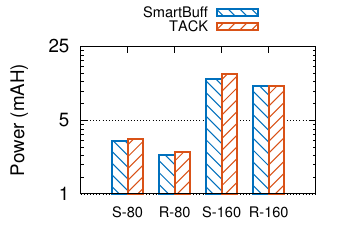

This figure's gnuplot source:
call "../../gnuplot_header.gp" plot .7

set style data histogram
set style histogram cluster gap 1
set style fill pattern 4 border
set ytics 5
set yrange [:25]

# set style histogram errorbars linewidth 2

# 95: 1.96
coe=1.96*(1/sqrt(50))


set key above vertical
# set key left top vertical 

set logscale y

set xtics ("S-80" 0, "R-80" 1, "S-160" 2, "R-160" 3)
set grid y

set key font ',14'

set xtics font ',14'

set ylabel "Power (mAH)"

# set arrow from 2.5, graph 0 to 2.5, graph 1 nohead filled lw 3


plot \
     'data.txt'  using 2 title "SmartBuff",\
   'data.txt' using  1 title 'TACK' ,\



call "../../gnuplot_footer.gp"
